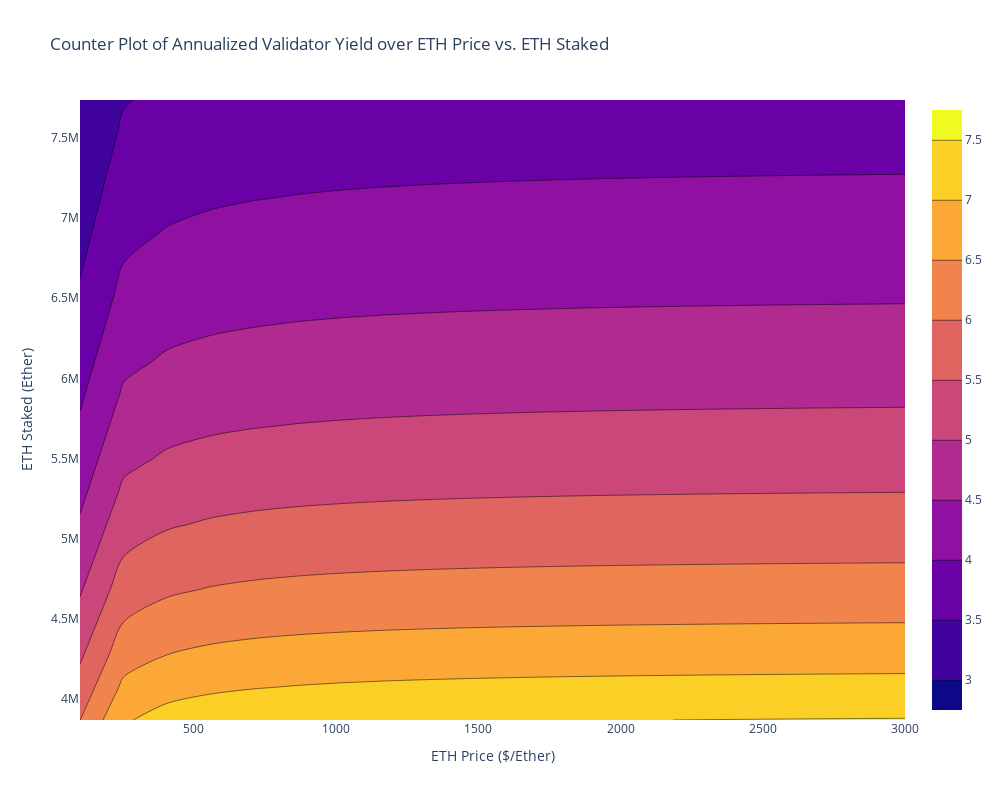

The notebook cell this image was saved under:
### Code cell
fig = visualizations.plot_validator_environment_yield_contour(x, y, z)
pio.write_image(fig, "../outputs/validator_yield_contour.png", width=1080, height=720)
fig.show()

### Figure 1 — Plotly figure (JSON) as saved in the notebook; plotly's stock layout.template omitted (floating-point values rounded to 4 significant figures; data arrays with more than 128 entries replaced by an {"elided": "..."} marker saying what was removed)
{"data": [{"autocontour": true, "contours": {"end": 7.5, "size": 0.5, "start": 3}, "line": {"smoothing": 0.85}, "type": "contour", "x": [100, 252.6, 405.3, 557.9, 710.5, 863.2, 1016.0, 1168.0, 1321.0, 1474.0, 1626.0, 1779.0, 1932.0, 2084.0, 2237.0, 2389.0, 2542.0, 2695.0, 2847.0, 3000], "y": [3868555, 4072000.0, 4276000.0, 4479000.0, 4683000.0, 4887000.0, 5090000.0, 5294000.0, 5497000.0, 5701000.0, 5905000.0, 6108000.0, 6312000.0, 6515000.0, 6719000.0, 6923000.0, 7126000.0, 7330000.0, 7534000.0, 7737110], "z": {"elided": "20x20 float values"}}], "layout": {"autosize": false, "height": 800, "title": {"text": "Counter Plot of Annualized Validator Yield over ETH Price vs. ETH Staked"}, "width": 1000, "xaxis": {"autorange": true, "range": [100, 3000], "title": {"text": "ETH Price ($/Ether)"}, "type": "linear"}, "yaxis": {"autorange": true, "range": [3868555, 7737110], "title": {"text": "ETH Staked (Ether)"}, "type": "linear"}}}
